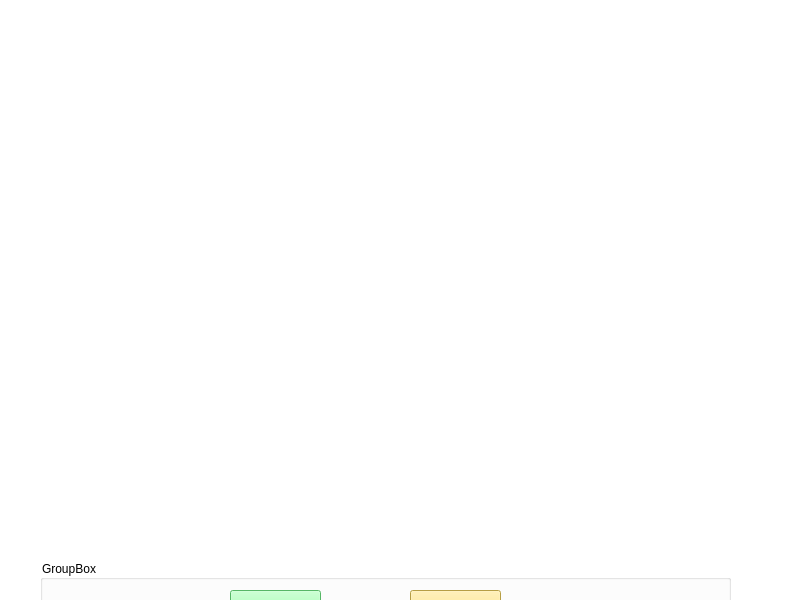
<?xml version="1.0" encoding="UTF-8"?>
<ui version="4.0">
 <class>Widget</class>
 <widget class="QWidget" name="Widget">
  <property name="geometry">
   <rect>
    <x>0</x>
    <y>0</y>
    <width>800</width>
    <height>600</height>
   </rect>
  </property>
  <property name="windowTitle">
   <string>Widget</string>
  </property>
  <property name="styleSheet">
   <string notr="true">background-color: rgb(255, 255, 255);</string>
  </property>
  <widget class="QGroupBox" name="groupBox">
   <property name="geometry">
    <rect>
     <x>40</x>
     <y>560</y>
     <width>691</width>
     <height>80</height>
    </rect>
   </property>
   <property name="title">
    <string>GroupBox</string>
   </property>
   <widget class="QPushButton" name="back">
    <property name="geometry">
     <rect>
      <x>190</x>
      <y>30</y>
      <width>91</width>
      <height>41</height>
     </rect>
    </property>
    <property name="styleSheet">
     <string notr="true">background-color: rgb(121, 255, 143);
</string>
    </property>
    <property name="text">
     <string>&lt;-</string>
    </property>
   </widget>
   <widget class="QPushButton" name="forward">
    <property name="geometry">
     <rect>
      <x>370</x>
      <y>30</y>
      <width>91</width>
      <height>41</height>
     </rect>
    </property>
    <property name="styleSheet">
     <string notr="true">alternate-background-color: rgb(255, 223, 124);
background-color: qlineargradient(spread:pad, x1:0, y1:0, x2:1, y2:0, stop:0 rgba(9, 41, 4, 255), stop:0.085 rgba(2, 79, 0, 255), stop:0.19 rgba(50, 147, 22, 255), stop:0.275 rgba(236, 191, 49, 255), stop:0.39 rgba(243, 61, 34, 255), stop:0.555 rgba(135, 81, 60, 255), stop:0.667 rgba(121, 75, 255, 255), stop:0.825 rgba(164, 255, 244, 255), stop:0.885 rgba(104, 222, 71, 255), stop:1 rgba(93, 128, 0, 255));
border-color: rgb(255, 187, 148);
background-color: rgb(255, 221, 97);</string>
    </property>
    <property name="text">
     <string>-&gt;</string>
    </property>
   </widget>
  </widget>
 </widget>
 <resources/>
 <connections/>
</ui>
